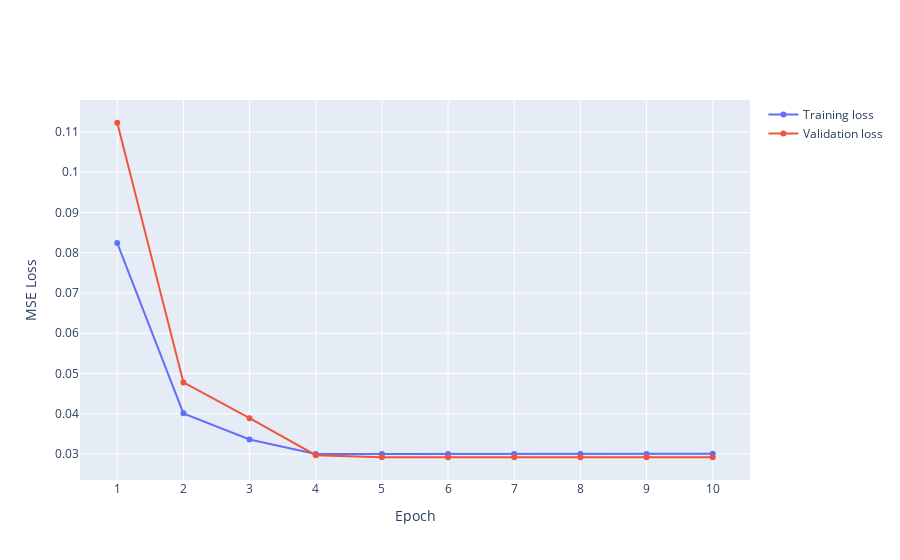

The notebook cell saved with this chart:
### Code cell
train_res=[0.0824,0.0401,0.0336,0.0300,0.0300,0.0300,0.0300,0.0300,0.0300,0.0301]
val_res=[0.1123,0.0478,0.0389,0.0297,0.0292,0.0292,0.0292,0.0292,0.0292,0.0292]

x = [i for i in range(1,11)]

fig = go.Figure()
fig.add_trace(go.Scatter(x=x, y=train_res,
                    mode='lines+markers',
                    name='Training loss'))
fig.add_trace(go.Scatter(x=x, y=val_res,
                    mode='lines+markers',
                    name='Validation loss'))
fig.update_layout(
    showlegend=True,
    xaxis=dict(type='category', title='Epoch'),
    yaxis=dict(type='linear', title = 'MSE Loss'))
fig.show()

### Figure 1 — Plotly figure (JSON) as saved in the notebook; plotly's stock layout.template omitted (floating-point values rounded to 4 significant figures)
{"data": [{"mode": "lines+markers", "name": "Training loss", "type": "scatter", "x": [1, 2, 3, 4, 5, 6, 7, 8, 9, 10], "y": [0.0824, 0.0401, 0.0336, 0.03, 0.03, 0.03, 0.03, 0.03, 0.03, 0.0301]}, {"mode": "lines+markers", "name": "Validation loss", "type": "scatter", "x": [1, 2, 3, 4, 5, 6, 7, 8, 9, 10], "y": [0.1123, 0.0478, 0.0389, 0.0297, 0.0292, 0.0292, 0.0292, 0.0292, 0.0292, 0.0292]}], "layout": {"showlegend": true, "xaxis": {"title": {"text": "Epoch"}, "type": "category"}, "yaxis": {"title": {"text": "MSE Loss"}, "type": "linear"}}}
